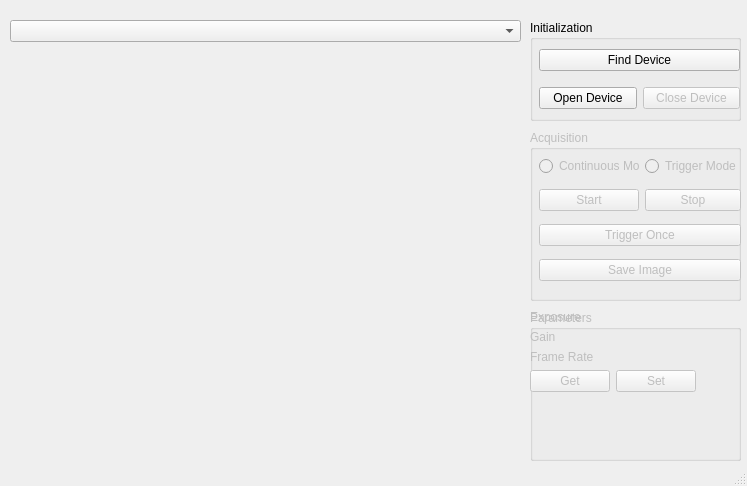
<?xml version="1.0" encoding="UTF-8"?>
<ui version="4.0">
 <class>MainWindow</class>
 <widget class="QMainWindow" name="MainWindow">
  <property name="geometry">
   <rect>
    <x>0</x>
    <y>0</y>
    <width>747</width>
    <height>486</height>
   </rect>
  </property>
  <property name="windowTitle">
   <string>MainWindow</string>
  </property>

  <widget class="QWidget" name="centralWidget">

   <widget class="QComboBox" name="ComboDevices">
    <property name="geometry">
     <rect>
      <x>10</x>
      <y>20</y>
      <width>511</width>
      <height>22</height>
     </rect>
    </property>
   </widget>

   <widget class="QWidget" name="widgetDisplay" native="true">
    <property name="geometry">
     <rect>
      <x>10</x>
      <y>60</y>
      <width>511</width>
      <height>401</height>
     </rect>
    </property>
   </widget>

   <!-- Initialization -->
   <widget class="QGroupBox" name="groupInit">
    <property name="geometry">
     <rect>
      <x>530</x>
      <y>20</y>
      <width>211</width>
      <height>101</height>
     </rect>
    </property>
    <property name="title">
     <string>Initialization</string>
    </property>

    <widget class="QWidget" name="gridLayoutWidget">
     <property name="geometry">
      <rect>
       <x>9</x>
       <y>19</y>
       <width>201</width>
       <height>81</height>
      </rect>
     </property>

     <layout class="QGridLayout" name="gridLayout">

      <item row="2" column="2">
       <widget class="QPushButton" name="bnClose">
        <property name="enabled">
         <bool>false</bool>
        </property>
        <property name="text">
         <string>Close Device</string>
        </property>
       </widget>
      </item>

      <item row="2" column="1">
       <widget class="QPushButton" name="bnOpen">
        <property name="text">
         <string>Open Device</string>
        </property>
       </widget>
      </item>

      <item row="1" column="1" colspan="2">
       <widget class="QPushButton" name="bnEnum">
        <property name="text">
         <string>Find Device</string>
        </property>
       </widget>
      </item>

     </layout>
    </widget>
   </widget>

   <!-- Acquisition -->
   <widget class="QGroupBox" name="groupGrab">
    <property name="enabled">
     <bool>false</bool>
    </property>
    <property name="geometry">
     <rect>
      <x>530</x>
      <y>130</y>
      <width>211</width>
      <height>171</height>
     </rect>
    </property>
    <property name="title">
     <string>Acquisition</string>
    </property>

    <widget class="QWidget" name="gridLayoutWidget_2">
     <property name="geometry">
      <rect>
       <x>9</x>
       <y>19</y>
       <width>202</width>
       <height>141</height>
      </rect>
     </property>

     <layout class="QGridLayout" name="gridLayout_2">

      <item row="4" column="0" colspan="2">
       <widget class="QPushButton" name="bnSaveImage">
        <property name="enabled">
         <bool>false</bool>
        </property>
        <property name="text">
         <string>Save Image</string>
        </property>
       </widget>
      </item>

      <item row="0" column="0">
       <widget class="QRadioButton" name="radioContinueMode">
        <property name="text">
         <string>Continuous Mode</string>
        </property>
       </widget>
      </item>

      <item row="0" column="1">
       <widget class="QRadioButton" name="radioTriggerMode">
        <property name="text">
         <string>Trigger Mode</string>
        </property>
       </widget>
      </item>

      <item row="2" column="1">
       <widget class="QPushButton" name="bnStop">
        <property name="enabled">
         <bool>false</bool>
        </property>
        <property name="text">
         <string>Stop</string>
        </property>
       </widget>
      </item>

      <item row="2" column="0">
       <widget class="QPushButton" name="bnStart">
        <property name="enabled">
         <bool>false</bool>
        </property>
        <property name="text">
         <string>Start</string>
        </property>
       </widget>
      </item>

      <item row="3" column="0" colspan="2">
       <widget class="QPushButton" name="bnSoftwareTrigger">
        <property name="enabled">
         <bool>false</bool>
        </property>
        <property name="text">
         <string>Trigger Once</string>
        </property>
       </widget>
      </item>

     </layout>
    </widget>
   </widget>

   <!-- Parameters -->
   <widget class="QGroupBox" name="groupParam">
    <property name="enabled">
     <bool>false</bool>
    </property>
    <property name="geometry">
     <rect>
      <x>530</x>
      <y>310</y>
      <width>211</width>
      <height>151</height>
     </rect>
    </property>
    <property name="title">
     <string>Parameters</string>
    </property>

    <widget class="QWidget" name="gridLayoutWidget_3">
     <layout class="QGridLayout" name="gridLayoutParam">

      <item row="3" column="0">
       <widget class="QLabel">
        <property name="text">
         <string>Frame Rate</string>
        </property>
       </widget>
      </item>

      <item row="1" column="0">
       <widget class="QLabel">
        <property name="text">
         <string>Gain</string>
        </property>
       </widget>
      </item>

      <item row="0" column="0">
       <widget class="QLabel">
        <property name="text">
         <string>Exposure</string>
        </property>
       </widget>
      </item>

      <item row="4" column="0">
       <widget class="QPushButton" name="bnGetParam">
        <property name="text">
         <string>Get</string>
        </property>
       </widget>
      </item>

      <item row="4" column="1">
       <widget class="QPushButton" name="bnSetParam">
        <property name="text">
         <string>Set</string>
        </property>
       </widget>
      </item>

     </layout>
    </widget>
   </widget>

  </widget>

  <widget class="QStatusBar" name="statusBar"/>
 </widget>
</ui>
